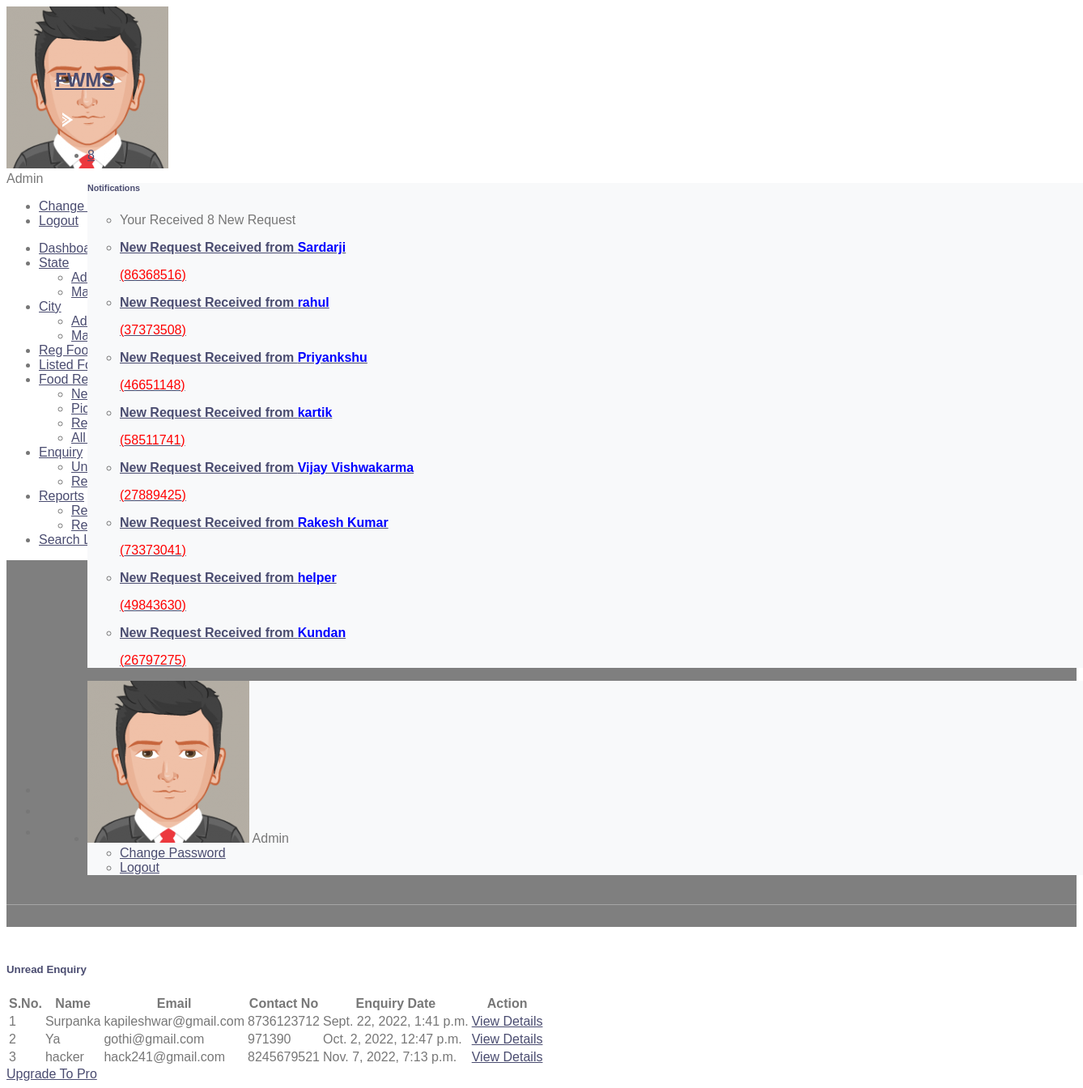
Screenshot of /unreadEnquiry (signed in) with the database file from the repository.
### foodwaste/models.py (models this page shows, shortened)
class Foodrequests(models.Model):
    food = models.ForeignKey(Food, on_delete=models.CASCADE, null=True)
    requestNumber = models.CharField(max_length=150, null=True)
    fullName = models.CharField(max_length=250, null=True)
    mobileNumber = models.CharField(max_length=15, null=True)
    message = models.CharField(max_length=350, null=True)
    requestDate = models.DateTimeField(auto_now_add=True)
    status = models.CharField(max_length=50, null=True) #tobc
    donorRemark = models.CharField(max_length=250, null=True)
    requestCompletionDate = models.DateField(null=True)

class Contact(models.Model):
    fullName = models.CharField(max_length=150, null=True)
    Email = models.CharField(max_length=100, null=True)
    Phone = models.CharField(max_length=15, null=True)
    Message = models.CharField(max_length=250, null=True)
    EnquiryDate = models.DateTimeField(auto_now_add=True)
    IsRead = models.CharField(max_length=20, null=True)

### foodwaste/views.py (the view)
# urls.py: path('unreadEnquiry', unreadEnquiry, name='unreadEnquiry'),
def unreadEnquiry(request):
    if not request.user.is_authenticated:
        return redirect('admin_login')
    contact = Contact.objects.filter(IsRead__isnull=True)
    return render(request, 'admin/unreadEnquiry.html', locals())

### foodwaste/templatetags/custom_tag.py (called while the page is built)
@register.filter(name = 'notification')
def notification(obj):
    foodrequest  = Foodrequests.objects.filter(status=None)
    return foodrequest

@register.simple_tag()
def notificationcount(*args, **kwargs):
    foodrequestcount  = Foodrequests.objects.filter(status=None).count()
    return foodrequestcount

### foodwaste/templates/admin/unreadEnquiry.html (shortened to what this page needs)
{% extends 'admin_base.html' %}
{% load static %}
{% block main %}
<section class="pcoded-main-container">
    <div class="pcoded-content">
        <div class="page-header">
            <div class="page-block">
                <div class="row align-items-center">
                    <div class="col-md-12">
                        <div class="page-header-title">
                            <h5 class="m-b-10">Unread Enquiry</h5>
                        </div>
                        <ul class="breadcrumb">
                            <li class="breadcrumb-item"><a href="{% url 'dashboard' %}"></a></li>
                            <li class="breadcrumb-item"><a href="">Enquiry</a></li>
                            <li class="breadcrumb-item"><a href="">Unread Enquiry</a></li>
                        </ul>
                    </div>
                </div>
            </div>
        </div>
        <div class="row">
            <div class="col-md-12">
                <div class="card">
                    <div class="card-header">
                        <h5>Unread Enquiry</h5>
                    </div>
                    <div class="card-body table-border-style">
                        <div class="table-responsive">
                            <table class="table">
                                <thead>
                                <tr>
                                    <th class="ml-5">S.No.</th>
                                    <th>Name</th>
                                    <th>Email</th>
                                    <th>Contact No</th>
                                    <th>Enquiry Date</th>
                                    <th>Action</th>
                                </tr>
                                </thead>
                                <tbody>
                                {% for i in contact %}
                                <tr>
                                    <td>{{forloop.counter}}</td>
                                    <td>{{i.fullName}}</td>
                                    <td>{{i.Email}}</td>
                                    <td>{{i.Phone}}</td>
                                    <td>{{i.EnquiryDate}}</td>
                                    <td><a href="{% url 'viewEnquiry' i.id %}" class="text-primary">View Details</a>
                                    </td>
                                </tr>
                                {% endfor %}
                                </tbody>
                            </table>
                        </div>
                    </div>
                </div>
            </div>
        </div>
    </div>
</section>
{% endblock %}

### foodwaste/templates/admin_base.html (shortened to what this page needs)
{% load static %}
{% load custom_tag %}
<!DOCTYPE html>
<html lang="en">
<head>
    <link rel="stylesheet" href="{% static 'assets/css/style.css' %}">
</head>
<body class="">
<nav class="pcoded-navbar  ">
    <div class="navbar-wrapper  ">
        <div class="navbar-content scroll-div ">
            <div class="">
                <div class="main-menu-header">
                    <img class="img-radius" src="{% static 'assets/images/user/avatar-2.png' %}" alt="User-Profile-Image">
                    <div class="user-details">
                        <div id="more-details">Admin</div>
                    </div>
                </div>
                <div class="collapse" id="nav-user-link">
                    <ul class="list-unstyled">
                        <li class="list-group-item"><a href="{% url 'changePassword' %}">Change Password</a>
                        </li>
                        <li class="list-group-item"><a href="/logout">Logout</a></li>
                    </ul>
                </div>
            </div>
            <ul class="nav pcoded-inner-navbar ">
                <li class="nav-item">
                    <a href="{% url 'dashboard' %}" class="nav-link "><span class="pcoded-micon"></span><span
                            class="pcoded-mtext">Dashboard</span></a>
                </li>
                <li class="nav-item pcoded-hasmenu">
                    <a href="#" class="nav-link "><span class="pcoded-micon"></span><span
                            class="pcoded-mtext">State</span></a>
                    <ul class="pcoded-submenu">
                        <li><a href="{% url 'addState' %}">Add State</a></li>
                        <li><a href="{% url 'manageState' %}">Manage State</a></li>
                    </ul>
                </li>
                <li class="nav-item pcoded-hasmenu">
                    <a href="#" class="nav-link "><span class="pcoded-micon"></span><span
                            class="pcoded-mtext">City</span></a>
                    <ul class="pcoded-submenu">
                        <li><a href="{% url 'addCity' %}">Add City</a></li>
                        <li><a href="{% url 'manageCity' %}">Manage City</a></li>
                    </ul>
                </li>
                <li class="nav-item">
                    <a href="{% url 'regFoodDonor' %}" class="nav-link "><span class="pcoded-mtext">Reg Food Donor</span></a>
                </li>
                <li class="nav-item">
                    <a href="{% url 'listedFood' %}" class="nav-link "><span class="pcoded-mtext">Listed Food</span></a>
                </li>
                <li class="nav-item pcoded-hasmenu">
                    <a href="#" class="nav-link "><span class="pcoded-mtext">Food Request</span></a>
                    <ul class="pcoded-submenu">
                        <li><a href="{% url 'newRequest' %}">New Request</a></li>
                        <li><a href="{% url 'completeRequest' %}">Picked/Take Away/Completed</a></li>
                        <li><a href="{% url 'rejectRequest' %}">Rejected Request</a></li>
                        <li><a href="{% url 'allRequest' %}">All Request</a></li>
                    </ul>
                </li>
                <li class="nav-item pcoded-hasmenu">
                    <a href="#" class="nav-link "><span class="pcoded-micon"></span><span
                            class="pcoded-mtext">Enquiry</span></a>
                    <ul class="pcoded-submenu">
                        <li><a href="{% url 'unreadEnquiry' %}">Unread Enquiry</a></li>
                        <li><a href="{% url 'readEnquiry' %}">Read Enquiry</a></li>
                    </ul>
                </li>
                <li class="nav-item pcoded-hasmenu">
                    <a href="#" class="nav-link "><span class="pcoded-micon"></span><span
                            class="pcoded-mtext">Reports</span></a>
                    <ul class="pcoded-submenu">
                        <li><a href="{% url 'reportDonatedFood' %}">Report of Donated Food</a></li>
                        <li><a href="{% url 'reportregfoodDonor' %}">Report of Reg Food Donor</a></li>
                    </ul>
                </li>
                <li class="nav-item">
                    <a href="{% url 'searchFood' %}" class="nav-link "><span class="pcoded-mtext">Search Listed Food</span></a>
                </li>
            </ul>
        </div>
    </div>
</nav>
<header class="navbar pcoded-header navbar-expand-lg navbar-light header-dark">
    <div class="m-header">
        <a href="#!" class="b-brand">
            <h2>FWMS</h2>
            <img src="{% static 'assets/images/logo-icon.png' %}" alt="" class="logo-thumb">
        </a>
    </div>
    <div class="collapse navbar-collapse">
        <ul class="navbar-nav ml-auto">
            <li>
                <div class="dropdown">
                    <a class="dropdown-toggle" href="#" data-toggle="dropdown">
                        <span class="badge badge-pill badge-danger">{% notificationcount %}</span>
                    </a>
                    <div class="dropdown-menu dropdown-menu-right notification">
                        <div class="noti-head">
                            <h6 class="d-inline-block m-b-0">Notifications</h6>
                        </div>
                        <ul class="noti-body">
                            <li class="n-title">
                                <p class="m-b-0">Your Received {% notificationcount %} New Request</p>
                            </li>
                            {% for i in ""|notification %}
                            <li class="notification">
                                <a href="{% url 'newRequest' %}">
                                <div class="media">
                                    <div class="media-body">
                                        <p><strong>New Request Received from <span style="color: blue">{{i.fullName}}</span></strong></p>
                                        <p style="color: red;">({{i.requestNumber}})</p>
                                    </div>
                                </div> </a>
                            </li>
                            {% empty %}
                            <li style="text-align : center">No Records Found</li>
                            {% endfor %}
                        </ul>
                    </div>
                </div>
            </li>
            <li>
                <div class="dropdown drp-user">
                    <div class="dropdown-menu dropdown-menu-right profile-notification">
                        <div class="pro-head">
                            <img src="{% static 'assets/images/user/avatar-2.png' %}" class="img-radius" alt="User-Profile-Image">
                            <span>Admin</span>
                        </div>
                        <ul class="pro-body">
                            <li><a href="{% url 'changePassword' %}" class="dropdown-item"> Change Password</a></li>
                            <li><a href="/logout" class="dropdown-item"> Logout</a></li>
                        </ul>
                    </div>
                </div>
            </li>
        </ul>
    </div>
</header>
{% block main %}
{% endblock %}
</body>
</html>

### foodwaste/static/css/style.css (style rules this page uses)
body { color: #777777; font-weight: 500; background: #ffffff; font-family: 'Quicksand', sans-serif; }
h1, h2, h3, h4, h5, h6 { color: #4a4c70; }
a { color: #4a4c70; transition: .3s; }
.navbar { position: relative; transition: .5s; z-index: 999; }
.navbar .dropdown-menu { margin-top: 0; border: 0; border-radius: 0; background: #f8f9fa; }
@media (min-width: 992px) { .navbar { position: absolute; width: 100%; top: 45px; padding: 20px 60px; background: transparent !important; border-bottom: 1px solid rgba(255, 255, 255, .3); z-index: 9; } }
.page-header { position: relative; margin-bottom: 45px; padding: 210px 0 90px 0; text-align: center; background: linear-gradient(rgba(0, 0, 0, .5), rgba(0, 0, 0, .5)), url(../img/page-header.jpg); background-attachment: fixed; background-position: center; background-repeat: no-repeat; background-size: cover; }
.page-header a { position: relative; padding: 0 12px; font-size: 22px; color: #ffffff; }
.page-header a::after { position: absolute; content: "/"; width: 8px; height: 8px; top: -2px; right: -7px; text-align: center; color: #ffffff; }
.page-header a:last-child::after { display: none; }

### rows the page displays
Foodrequests: fullName "Sardarji", requestNumber "86368516"
Foodrequests: fullName "rahul", requestNumber "37373508"
Foodrequests: fullName "Priyankshu", requestNumber "46651148"
Foodrequests: fullName "kartik", requestNumber "58511741"
Foodrequests: fullName "Vijay Vishwakarma", requestNumber "27889425"
Foodrequests: fullName "Rakesh Kumar", requestNumber "73373041"
Foodrequests: fullName "helper", requestNumber "49843630"
Foodrequests: fullName "Kundan", requestNumber "26797275"
Contact: fullName "Surpanka", Email "kapileshwar@gmail.com", Phone "8736123712", EnquiryDate "Sept. 22, 2022, 1:41 p.m."
Contact: fullName "Ya", Email "gothi@gmail.com", Phone "971390", EnquiryDate "Oct. 2, 2022, 12:47 p.m."
Contact: fullName "hacker", Email "hack241@gmail.com", Phone "8245679521", EnquiryDate "Nov. 7, 2022, 7:13 p.m."
